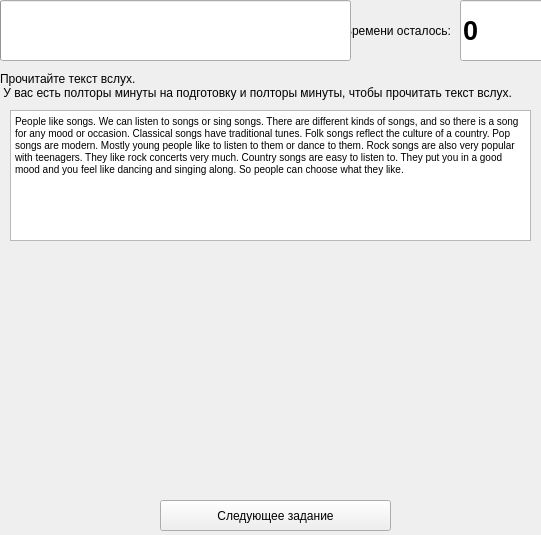
<?xml version="1.0" encoding="UTF-8"?>
<ui version="4.0">
 <class>MainWindow</class>
 <widget class="QMainWindow" name="MainWindow">
  <property name="geometry">
   <rect>
    <x>0</x>
    <y>0</y>
    <width>541</width>
    <height>535</height>
   </rect>
  </property>
  <property name="windowTitle">
   <string>MainWindow</string>
  </property>
  <widget class="QWidget" name="centralwidget">
   <widget class="QPushButton" name="microphoneButton">
    <property name="geometry">
     <rect>
      <x>150</x>
      <y>250</y>
      <width>241</width>
      <height>241</height>
     </rect>
    </property>
    <property name="autoFillBackground">
     <bool>false</bool>
    </property>
    <property name="text">
     <string/>
    </property>
    <property name="icon">
     <iconset>
      <normaloff>voice-search.png</normaloff>voice-search.png</iconset>
    </property>
    <property name="iconSize">
     <size>
      <width>228</width>
      <height>300</height>
     </size>
    </property>
    <property name="checkable">
     <bool>false</bool>
    </property>
    <property name="flat">
     <bool>true</bool>
    </property>
   </widget>
   <widget class="QPushButton" name="startButton">
    <property name="geometry">
     <rect>
      <x>160</x>
      <y>500</y>
      <width>231</width>
      <height>31</height>
     </rect>
    </property>
    <property name="text">
     <string>Следующее задание</string>
    </property>
   </widget>
   <widget class="QLabel" name="label_2">
    <property name="geometry">
     <rect>
      <x>280</x>
      <y>20</y>
      <width>171</width>
      <height>21</height>
     </rect>
    </property>
    <property name="text">
     <string>Времени осталось:</string>
    </property>
    <property name="alignment">
     <set>Qt::AlignRight|Qt::AlignTrailing|Qt::AlignVCenter</set>
    </property>
   </widget>
   <widget class="QLineEdit" name="timeChet">
    <property name="geometry">
     <rect>
      <x>460</x>
      <y>0</y>
      <width>113</width>
      <height>61</height>
     </rect>
    </property>
    <property name="font">
     <font>
      <pointsize>20</pointsize>
      <weight>75</weight>
      <bold>true</bold>
     </font>
    </property>
    <property name="text">
     <string>0</string>
    </property>
    <property name="readOnly">
     <bool>true</bool>
    </property>
   </widget>
   <widget class="QProgressBar" name="timerBar">
    <property name="geometry">
     <rect>
      <x>0</x>
      <y>0</y>
      <width>351</width>
      <height>61</height>
     </rect>
    </property>
    <property name="maximum">
     <number>429</number>
    </property>
    <property name="value">
     <number>0</number>
    </property>
    <property name="textVisible">
     <bool>false</bool>
    </property>
   </widget>
   <widget class="QLabel" name="label_7">
    <property name="geometry">
     <rect>
      <x>0</x>
      <y>20</y>
      <width>531</width>
      <height>131</height>
     </rect>
    </property>
    <property name="text">
     <string>Прочитайте текст вслух.
 У вас есть полторы минуты на подготовку и полторы минуты, чтобы прочитать текст вслух.</string>
    </property>
   </widget>
   <widget class="QTextBrowser" name="textBrowser">
    <property name="enabled">
     <bool>true</bool>
    </property>
    <property name="geometry">
     <rect>
      <x>10</x>
      <y>110</y>
      <width>521</width>
      <height>131</height>
     </rect>
    </property>
    <property name="html">
     <string>&lt;!DOCTYPE HTML PUBLIC &quot;-//W3C//DTD HTML 4.0//EN&quot; &quot;http://www.w3.org/TR/REC-html40/strict.dtd&quot;&gt;
&lt;html&gt;&lt;head&gt;&lt;meta name=&quot;qrichtext&quot; content=&quot;1&quot; /&gt;&lt;style type=&quot;text/css&quot;&gt;
p, li { white-space: pre-wrap; }
&lt;/style&gt;&lt;/head&gt;&lt;body style=&quot; font-family:'MS Shell Dlg 2'; font-size:7.8pt; font-weight:400; font-style:normal;&quot;&gt;
&lt;p style=&quot; margin-top:0px; margin-bottom:0px; margin-left:0px; margin-right:0px; -qt-block-indent:0; text-indent:0px;&quot;&gt;People like songs. We can listen to songs or sing songs. There are different kinds of songs, and so there is a song for any mood or occasion. Classical songs have traditional tunes. Folk songs reflect the culture of a country. Pop songs are modern. Mostly young people like to listen to them or dance to them. Rock songs are also very popular with teenagers. They like rock concerts very much. Country songs are easy to listen to. They put you in a good mood and you feel like dancing and singing along. So people can choose what they like.&lt;/p&gt;&lt;/body&gt;&lt;/html&gt;</string>
    </property>
   </widget>
  </widget>
 </widget>
 <resources/>
 <connections/>
</ui>
